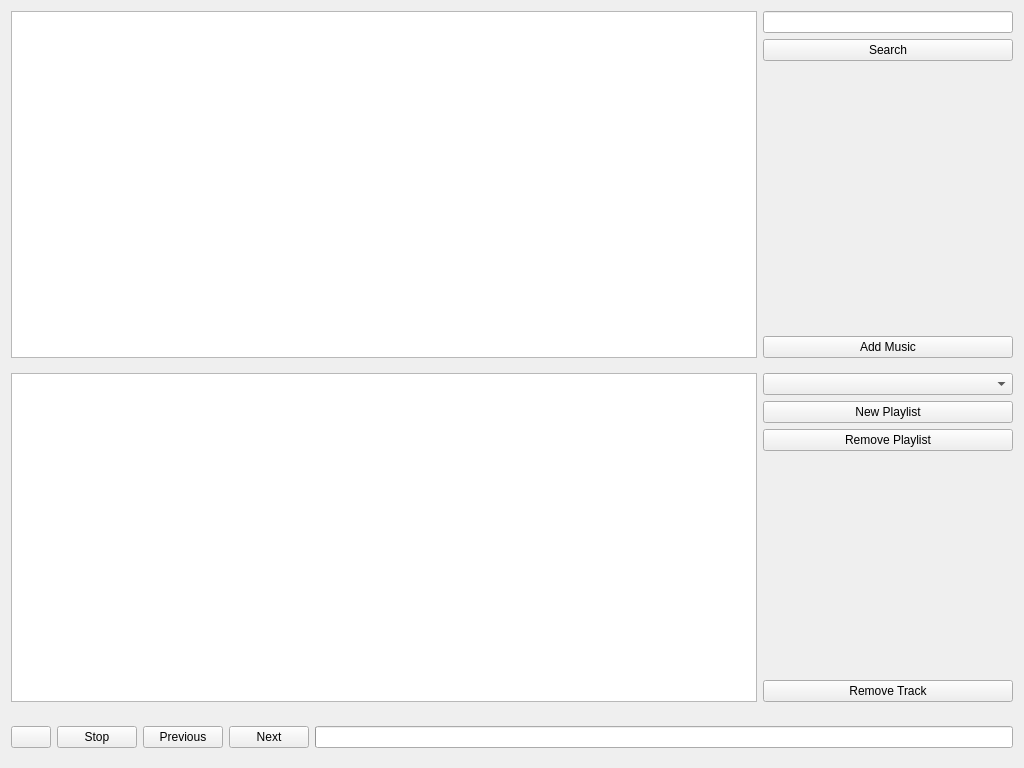
<?xml version="1.0" encoding="UTF-8"?>
<ui version="4.0">
 <class>SpotifyUI</class>
 <widget class="QWidget" name="SpotifyUI">
  <property name="geometry">
   <rect>
    <x>0</x>
    <y>0</y>
    <width>1024</width>
    <height>768</height>
   </rect>
  </property>
  <property name="windowTitle">
   <string>Form</string>
  </property>
  <layout class="QVBoxLayout" name="verticalLayout_3">
   <item>
    <widget class="QWidget" name="widget" native="true">
     <layout class="QVBoxLayout" name="verticalLayout_2">
      <property name="leftMargin">
       <number>0</number>
      </property>
      <property name="topMargin">
       <number>0</number>
      </property>
      <property name="rightMargin">
       <number>0</number>
      </property>
      <property name="bottomMargin">
       <number>0</number>
      </property>
      <item>
       <widget class="QWidget" name="widgetSearchFunctions" native="true">
        <property name="minimumSize">
         <size>
          <width>0</width>
          <height>150</height>
         </size>
        </property>
        <layout class="QHBoxLayout" name="horizontalLayout">
         <property name="leftMargin">
          <number>0</number>
         </property>
         <property name="topMargin">
          <number>0</number>
         </property>
         <property name="rightMargin">
          <number>0</number>
         </property>
         <property name="bottomMargin">
          <number>0</number>
         </property>
         <item>
          <widget class="QListWidget" name="listWidget"/>
         </item>
         <item>
          <widget class="QWidget" name="widgetSearch" native="true">
           <property name="maximumSize">
            <size>
             <width>250</width>
             <height>16777215</height>
            </size>
           </property>
           <layout class="QVBoxLayout" name="verticalLayout_5">
            <property name="leftMargin">
             <number>0</number>
            </property>
            <property name="topMargin">
             <number>0</number>
            </property>
            <property name="rightMargin">
             <number>0</number>
            </property>
            <property name="bottomMargin">
             <number>0</number>
            </property>
            <item>
             <widget class="QLineEdit" name="fieldSearch"/>
            </item>
            <item>
             <widget class="QPushButton" name="buttonSearch">
              <property name="text">
               <string>Search</string>
              </property>
             </widget>
            </item>
            <item>
             <spacer name="verticalSpacer_2">
              <property name="orientation">
               <enum>Qt::Vertical</enum>
              </property>
              <property name="sizeHint" stdset="0">
               <size>
                <width>20</width>
                <height>40</height>
               </size>
              </property>
             </spacer>
            </item>
            <item>
             <widget class="QPushButton" name="buttonAddMusic">
              <property name="text">
               <string>Add Music</string>
              </property>
             </widget>
            </item>
           </layout>
          </widget>
         </item>
        </layout>
       </widget>
      </item>
      <item>
       <widget class="QWidget" name="widgetPlaylistFunctions" native="true">
        <property name="minimumSize">
         <size>
          <width>0</width>
          <height>100</height>
         </size>
        </property>
        <layout class="QHBoxLayout" name="horizontalLayout_6">
         <property name="leftMargin">
          <number>0</number>
         </property>
         <property name="rightMargin">
          <number>0</number>
         </property>
         <item>
          <widget class="QListWidget" name="listPlaylist"/>
         </item>
         <item>
          <widget class="QWidget" name="playlistFunctions" native="true">
           <property name="minimumSize">
            <size>
             <width>250</width>
             <height>0</height>
            </size>
           </property>
           <layout class="QVBoxLayout" name="verticalLayout_4">
            <property name="leftMargin">
             <number>0</number>
            </property>
            <property name="topMargin">
             <number>0</number>
            </property>
            <property name="rightMargin">
             <number>0</number>
            </property>
            <property name="bottomMargin">
             <number>0</number>
            </property>
            <item>
             <widget class="QComboBox" name="comboPlaylists"/>
            </item>
            <item>
             <widget class="QPushButton" name="buttonNewPlaylist">
              <property name="maximumSize">
               <size>
                <width>16777215</width>
                <height>16777215</height>
               </size>
              </property>
              <property name="text">
               <string>New Playlist</string>
              </property>
             </widget>
            </item>
            <item>
             <widget class="QPushButton" name="buttonRemovePlaylist">
              <property name="maximumSize">
               <size>
                <width>16777215</width>
                <height>16777215</height>
               </size>
              </property>
              <property name="text">
               <string>Remove Playlist</string>
              </property>
             </widget>
            </item>
            <item>
             <spacer name="verticalSpacer">
              <property name="orientation">
               <enum>Qt::Vertical</enum>
              </property>
              <property name="sizeHint" stdset="0">
               <size>
                <width>20</width>
                <height>40</height>
               </size>
              </property>
             </spacer>
            </item>
            <item>
             <widget class="QPushButton" name="buttonRemoveMusic">
              <property name="text">
               <string>Remove Track</string>
              </property>
             </widget>
            </item>
           </layout>
          </widget>
         </item>
        </layout>
       </widget>
      </item>
     </layout>
    </widget>
   </item>
   <item>
    <widget class="QWidget" name="widgetMediaPlayer" native="true">
     <layout class="QHBoxLayout" name="horizontalLayout_2">
      <property name="leftMargin">
       <number>0</number>
      </property>
      <property name="rightMargin">
       <number>0</number>
      </property>
      <item>
       <widget class="QPushButton" name="buttonPlayPause">
        <property name="text">
         <string/>
        </property>
       </widget>
      </item>
      <item>
       <widget class="QPushButton" name="buttonStop">
        <property name="text">
         <string>Stop</string>
        </property>
       </widget>
      </item>
      <item>
       <widget class="QPushButton" name="buttonPrevious">
        <property name="text">
         <string>Previous</string>
        </property>
       </widget>
      </item>
      <item>
       <widget class="QPushButton" name="buttonNext">
        <property name="text">
         <string>Next</string>
        </property>
       </widget>
      </item>
      <item>
       <widget class="QProgressBar" name="progessMusic">
        <property name="value">
         <number>0</number>
        </property>
        <property name="textVisible">
         <bool>false</bool>
        </property>
       </widget>
      </item>
     </layout>
    </widget>
   </item>
  </layout>
 </widget>
 <resources/>
 <connections/>
</ui>
